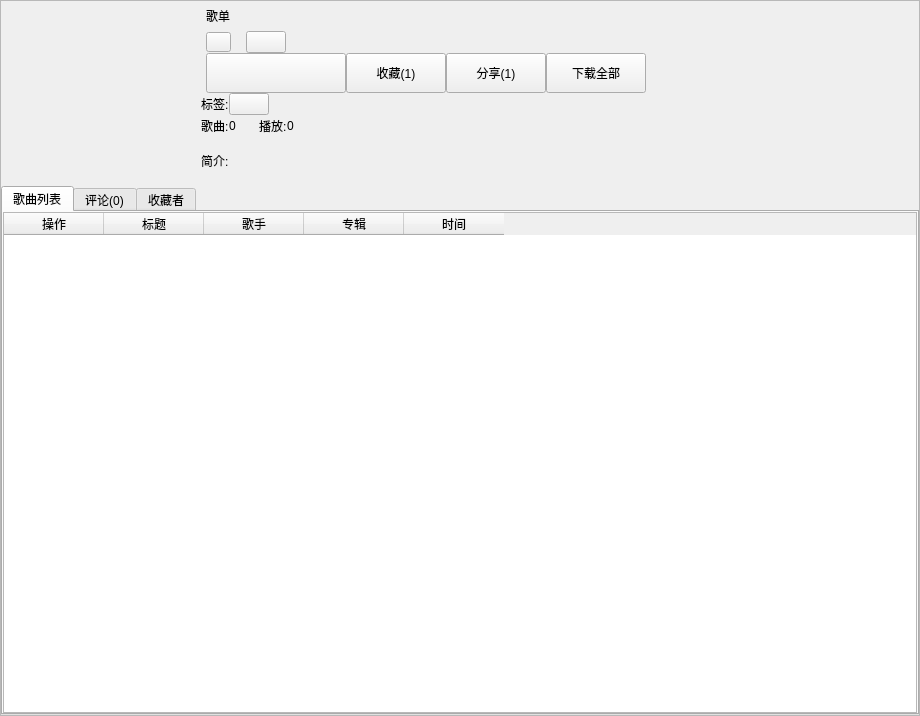
<?xml version="1.0" encoding="UTF-8"?>
<ui version="4.0">
 <class>SongMenu</class>
 <widget class="QWidget" name="SongMenu">
  <property name="geometry">
   <rect>
    <x>0</x>
    <y>0</y>
    <width>920</width>
    <height>716</height>
   </rect>
  </property>
  <property name="windowTitle">
   <string>Form</string>
  </property>
  <layout class="QGridLayout" name="gridLayout">
   <property name="leftMargin">
    <number>0</number>
   </property>
   <property name="topMargin">
    <number>0</number>
   </property>
   <property name="rightMargin">
    <number>0</number>
   </property>
   <property name="bottomMargin">
    <number>0</number>
   </property>
   <property name="spacing">
    <number>0</number>
   </property>
   <item row="0" column="0">
    <widget class="QScrollArea" name="scrollArea">
     <property name="sizePolicy">
      <sizepolicy hsizetype="Expanding" vsizetype="Minimum">
       <horstretch>0</horstretch>
       <verstretch>0</verstretch>
      </sizepolicy>
     </property>
     <property name="widgetResizable">
      <bool>true</bool>
     </property>
     <widget class="QWidget" name="scrollAreaWidgetContents">
      <property name="geometry">
       <rect>
        <x>0</x>
        <y>0</y>
        <width>918</width>
        <height>714</height>
       </rect>
      </property>
      <property name="sizePolicy">
       <sizepolicy hsizetype="Preferred" vsizetype="Minimum">
        <horstretch>0</horstretch>
        <verstretch>0</verstretch>
       </sizepolicy>
      </property>
      <layout class="QGridLayout" name="gridLayout_2">
       <property name="leftMargin">
        <number>0</number>
       </property>
       <property name="topMargin">
        <number>0</number>
       </property>
       <property name="rightMargin">
        <number>0</number>
       </property>
       <property name="bottomMargin">
        <number>0</number>
       </property>
       <property name="spacing">
        <number>0</number>
       </property>
       <item row="1" column="0" colspan="2">
        <widget class="QTabWidget" name="tabWidget">
         <property name="sizePolicy">
          <sizepolicy hsizetype="Expanding" vsizetype="Minimum">
           <horstretch>0</horstretch>
           <verstretch>0</verstretch>
          </sizepolicy>
         </property>
         <property name="currentIndex">
          <number>0</number>
         </property>
         <widget class="QWidget" name="tab_5">
          <attribute name="title">
           <string>歌曲列表</string>
          </attribute>
          <layout class="QGridLayout" name="gridLayout_3">
           <property name="leftMargin">
            <number>0</number>
           </property>
           <property name="topMargin">
            <number>0</number>
           </property>
           <property name="rightMargin">
            <number>0</number>
           </property>
           <property name="bottomMargin">
            <number>0</number>
           </property>
           <property name="spacing">
            <number>0</number>
           </property>
           <item row="0" column="0">
            <widget class="QTableWidget" name="tab_SongTable">
             <property name="sizePolicy">
              <sizepolicy hsizetype="Expanding" vsizetype="Minimum">
               <horstretch>0</horstretch>
               <verstretch>0</verstretch>
              </sizepolicy>
             </property>
             <property name="verticalScrollBarPolicy">
              <enum>Qt::ScrollBarAlwaysOff</enum>
             </property>
             <property name="sizeAdjustPolicy">
              <enum>QAbstractScrollArea::AdjustToContents</enum>
             </property>
             <column>
              <property name="text">
               <string>操作</string>
              </property>
             </column>
             <column>
              <property name="text">
               <string>标题</string>
              </property>
             </column>
             <column>
              <property name="text">
               <string>歌手</string>
              </property>
             </column>
             <column>
              <property name="text">
               <string>专辑</string>
              </property>
             </column>
             <column>
              <property name="text">
               <string>时间</string>
              </property>
             </column>
            </widget>
           </item>
          </layout>
         </widget>
         <widget class="QWidget" name="tab_6">
          <attribute name="title">
           <string>评论(0)</string>
          </attribute>
         </widget>
         <widget class="QWidget" name="tab_7">
          <attribute name="title">
           <string>收藏者</string>
          </attribute>
         </widget>
        </widget>
       </item>
       <item row="0" column="0">
        <widget class="QLabel" name="lab_pic">
         <property name="minimumSize">
          <size>
           <width>185</width>
           <height>185</height>
          </size>
         </property>
         <property name="maximumSize">
          <size>
           <width>185</width>
           <height>185</height>
          </size>
         </property>
         <property name="styleSheet">
          <string notr="true"/>
         </property>
         <property name="text">
          <string/>
         </property>
        </widget>
       </item>
       <item row="0" column="1">
        <layout class="QVBoxLayout" name="verticalLayout">
         <property name="leftMargin">
          <number>15</number>
         </property>
         <item>
          <layout class="QHBoxLayout" name="horizontalLayout_3">
           <property name="leftMargin">
            <number>5</number>
           </property>
           <item>
            <widget class="QLabel" name="label_2">
             <property name="minimumSize">
              <size>
               <width>30</width>
               <height>15</height>
              </size>
             </property>
             <property name="maximumSize">
              <size>
               <width>35</width>
               <height>16777215</height>
              </size>
             </property>
             <property name="text">
              <string>歌单</string>
             </property>
            </widget>
           </item>
           <item>
            <widget class="QLabel" name="lab_title">
             <property name="minimumSize">
              <size>
               <width>450</width>
               <height>30</height>
              </size>
             </property>
             <property name="maximumSize">
              <size>
               <width>140</width>
               <height>30</height>
              </size>
             </property>
             <property name="font">
              <font>
               <pointsize>15</pointsize>
               <bold>true</bold>
              </font>
             </property>
             <property name="text">
              <string/>
             </property>
            </widget>
           </item>
           <item>
            <spacer name="horizontalSpacer_2">
             <property name="orientation">
              <enum>Qt::Horizontal</enum>
             </property>
             <property name="sizeType">
              <enum>QSizePolicy::Expanding</enum>
             </property>
             <property name="sizeHint" stdset="0">
              <size>
               <width>200</width>
               <height>20</height>
              </size>
             </property>
            </spacer>
           </item>
          </layout>
         </item>
         <item>
          <layout class="QHBoxLayout" name="horizontalLayout_2">
           <property name="spacing">
            <number>5</number>
           </property>
           <property name="leftMargin">
            <number>5</number>
           </property>
           <item>
            <widget class="QPushButton" name="btn_userpic">
             <property name="minimumSize">
              <size>
               <width>25</width>
               <height>20</height>
              </size>
             </property>
             <property name="maximumSize">
              <size>
               <width>20</width>
               <height>20</height>
              </size>
             </property>
             <property name="text">
              <string/>
             </property>
            </widget>
           </item>
           <item>
            <spacer name="horizontalSpacer_5">
             <property name="orientation">
              <enum>Qt::Horizontal</enum>
             </property>
             <property name="sizeType">
              <enum>QSizePolicy::Fixed</enum>
             </property>
             <property name="sizeHint" stdset="0">
              <size>
               <width>10</width>
               <height>20</height>
              </size>
             </property>
            </spacer>
           </item>
           <item>
            <widget class="QPushButton" name="btn_user">
             <property name="minimumSize">
              <size>
               <width>35</width>
               <height>0</height>
              </size>
             </property>
             <property name="text">
              <string/>
             </property>
            </widget>
           </item>
           <item>
            <widget class="QLabel" name="lab_creatorTime">
             <property name="text">
              <string/>
             </property>
            </widget>
           </item>
           <item>
            <spacer name="horizontalSpacer_3">
             <property name="orientation">
              <enum>Qt::Horizontal</enum>
             </property>
             <property name="sizeHint" stdset="0">
              <size>
               <width>40</width>
               <height>20</height>
              </size>
             </property>
            </spacer>
           </item>
          </layout>
         </item>
         <item>
          <layout class="QHBoxLayout" name="horizontalLayout">
           <property name="leftMargin">
            <number>5</number>
           </property>
           <item>
            <widget class="QPushButton" name="btn_playAll">
             <property name="minimumSize">
              <size>
               <width>140</width>
               <height>40</height>
              </size>
             </property>
             <property name="maximumSize">
              <size>
               <width>140</width>
               <height>40</height>
              </size>
             </property>
             <property name="styleSheet">
              <string notr="true"/>
             </property>
             <property name="text">
              <string/>
             </property>
             <property name="icon">
              <iconset resource="resource.qrc">
               <normaloff>:/images/playAll.png</normaloff>:/images/playAll.png</iconset>
             </property>
             <property name="iconSize">
              <size>
               <width>140</width>
               <height>40</height>
              </size>
             </property>
            </widget>
           </item>
           <item>
            <widget class="QPushButton" name="pushButton">
             <property name="minimumSize">
              <size>
               <width>100</width>
               <height>40</height>
              </size>
             </property>
             <property name="maximumSize">
              <size>
               <width>100</width>
               <height>40</height>
              </size>
             </property>
             <property name="text">
              <string>收藏(1)</string>
             </property>
             <property name="icon">
              <iconset resource="resource.qrc">
               <normaloff>:/images/btn_collect.png</normaloff>:/images/btn_collect.png</iconset>
             </property>
            </widget>
           </item>
           <item>
            <widget class="QPushButton" name="pushButton_2">
             <property name="minimumSize">
              <size>
               <width>100</width>
               <height>40</height>
              </size>
             </property>
             <property name="maximumSize">
              <size>
               <width>100</width>
               <height>40</height>
              </size>
             </property>
             <property name="text">
              <string>分享(1)</string>
             </property>
            </widget>
           </item>
           <item>
            <widget class="QPushButton" name="pushButton_3">
             <property name="minimumSize">
              <size>
               <width>100</width>
               <height>40</height>
              </size>
             </property>
             <property name="maximumSize">
              <size>
               <width>100</width>
               <height>40</height>
              </size>
             </property>
             <property name="text">
              <string>下载全部</string>
             </property>
             <property name="icon">
              <iconset resource="resource.qrc">
               <normaloff>:/images/btn_download_n.png</normaloff>:/images/btn_download_n.png</iconset>
             </property>
            </widget>
           </item>
           <item>
            <spacer name="horizontalSpacer">
             <property name="orientation">
              <enum>Qt::Horizontal</enum>
             </property>
             <property name="sizeHint" stdset="0">
              <size>
               <width>40</width>
               <height>20</height>
              </size>
             </property>
            </spacer>
           </item>
          </layout>
         </item>
         <item>
          <layout class="QHBoxLayout" name="tag_horizontalLayout">
           <item>
            <widget class="QLabel" name="label">
             <property name="maximumSize">
              <size>
               <width>30</width>
               <height>16777215</height>
              </size>
             </property>
             <property name="text">
              <string>标签:</string>
             </property>
            </widget>
           </item>
           <item>
            <widget class="QPushButton" name="btn_tag_1">
             <property name="minimumSize">
              <size>
               <width>20</width>
               <height>0</height>
              </size>
             </property>
             <property name="maximumSize">
              <size>
               <width>150</width>
               <height>16777215</height>
              </size>
             </property>
             <property name="text">
              <string/>
             </property>
            </widget>
           </item>
           <item>
            <spacer name="horizontalSpacer_9">
             <property name="orientation">
              <enum>Qt::Horizontal</enum>
             </property>
             <property name="sizeHint" stdset="0">
              <size>
               <width>40</width>
               <height>20</height>
              </size>
             </property>
            </spacer>
           </item>
          </layout>
         </item>
         <item>
          <layout class="QHBoxLayout" name="horizontalLayout_9">
           <item>
            <widget class="QLabel" name="label_4">
             <property name="text">
              <string>歌曲:</string>
             </property>
            </widget>
           </item>
           <item>
            <widget class="QLabel" name="lab_songsum">
             <property name="minimumSize">
              <size>
               <width>20</width>
               <height>0</height>
              </size>
             </property>
             <property name="maximumSize">
              <size>
               <width>30</width>
               <height>16777215</height>
              </size>
             </property>
             <property name="text">
              <string>0</string>
             </property>
            </widget>
           </item>
           <item>
            <spacer name="horizontalSpacer_6">
             <property name="orientation">
              <enum>Qt::Horizontal</enum>
             </property>
             <property name="sizeType">
              <enum>QSizePolicy::Fixed</enum>
             </property>
             <property name="sizeHint" stdset="0">
              <size>
               <width>10</width>
               <height>20</height>
              </size>
             </property>
            </spacer>
           </item>
           <item>
            <widget class="QLabel" name="label_7">
             <property name="text">
              <string>播放:</string>
             </property>
            </widget>
           </item>
           <item>
            <widget class="QLabel" name="lab_playsum">
             <property name="minimumSize">
              <size>
               <width>100</width>
               <height>0</height>
              </size>
             </property>
             <property name="maximumSize">
              <size>
               <width>110</width>
               <height>16777215</height>
              </size>
             </property>
             <property name="text">
              <string>0</string>
             </property>
            </widget>
           </item>
           <item>
            <spacer name="horizontalSpacer_4">
             <property name="orientation">
              <enum>Qt::Horizontal</enum>
             </property>
             <property name="sizeHint" stdset="0">
              <size>
               <width>40</width>
               <height>20</height>
              </size>
             </property>
            </spacer>
           </item>
          </layout>
         </item>
         <item>
          <layout class="QHBoxLayout" name="horizontalLayout_10">
           <item>
            <widget class="QLabel" name="label_8">
             <property name="minimumSize">
              <size>
               <width>30</width>
               <height>0</height>
              </size>
             </property>
             <property name="maximumSize">
              <size>
               <width>30</width>
               <height>16777215</height>
              </size>
             </property>
             <property name="text">
              <string>简介:</string>
             </property>
            </widget>
           </item>
           <item>
            <widget class="QLabel" name="lab_description">
             <property name="minimumSize">
              <size>
               <width>0</width>
               <height>50</height>
              </size>
             </property>
             <property name="text">
              <string/>
             </property>
            </widget>
           </item>
          </layout>
         </item>
        </layout>
       </item>
      </layout>
     </widget>
    </widget>
   </item>
  </layout>
 </widget>
 <resources>
  <include location="resource.qrc"/>
 </resources>
 <connections/>
</ui>
